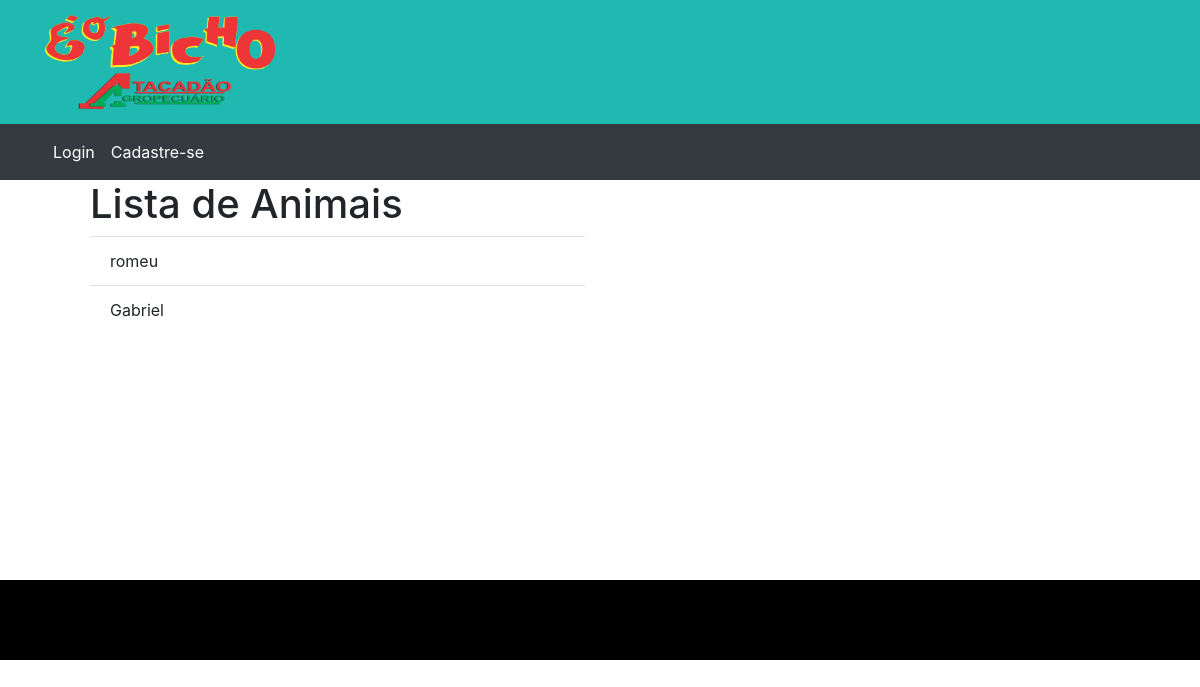
/list, run on an earlier commit of the app's database.
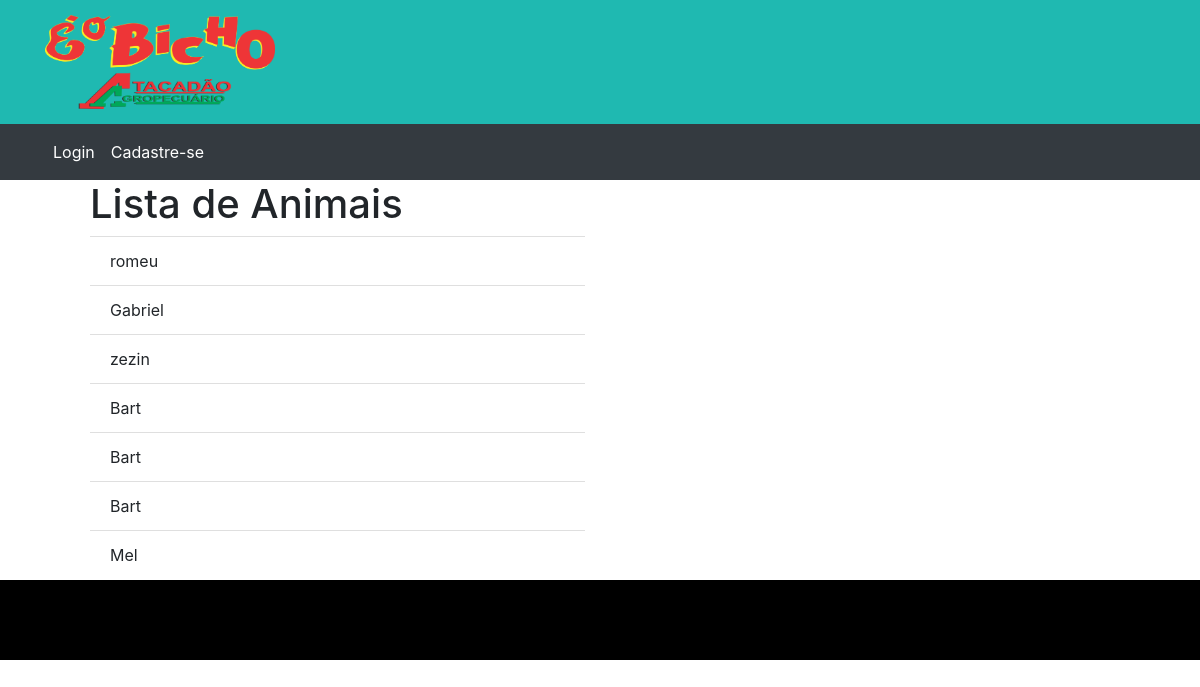
And on a later commit of the database.
### pet/models.py (models this page shows, shortened)
class formPet(models.Model):
	nome = models.CharField(max_length=150)
	apelido = models.CharField(max_length=30)
	aniversario = models.DateTimeField(blank=True, null=True)
	idade = models.IntegerField()
	peso = models.IntegerField()
	tamanho = models.IntegerField()
	especie = models.CharField(max_length=3, choices=ESPECIE_CHOICES)
	racaCachorro = models.CharField(max_length=3, choices=RACA_CACHORRO)
	temperamento = models.CharField(max_length=3, choices=TEMPERAMENTO_CHOICES)
	pelagem = models.CharField(max_length=2, choices=PELAGEM_CHOICES)
	coloracao = models.CharField(max_length=10, choices=COLORACAO_CHOICES)
	tamanho = models.IntegerField()
	caracteristicas = models.CharField(max_length=200)

### pet/views.py (the view)
# urls.py: path('list', views.listPet.as_view(), name="lista_pets"),
class listPet(ListView):
    model = formPet
    queryset = formPet.objects.all()

### pet/templates/pet/formpet_list.html (shortened to what this page needs)
{% extends 'base.html' %}
{% block content %}
{% load crispy_forms_tags %}
<div class="container">
	<form class="col-lg-6 mb-3">
		<h1 class="">Lista de Animais</h1>
	        <ul class="list-group list-group-flush">
	            {% for pet in object_list %}
	            <li class="list-group-item">{{ pet.nome }}</li>
	            {% endfor %}
	        </ul>
	</form>
</div>
{% endblock %}

### pet/templates/base.html (shortened to what this page needs)
<!doctype html>
{% load static %}
<html lang="pt-br">
<head>
    <link rel="stylesheet" href="http://yui.yahooapis.com/pure/0.3.0/pure-min.css">
    <link rel="stylesheet" href="{% static 'css/style.css' %}" />
    <link rel="stylesheet" href="{% static 'css/bootstrap.min.css'%}">
</head>
<body>
    <header id="wrap-header">
      <div class="container">
        <a href="{% url 'pet:formulario' %}"><img class="card-img-top" alt="logo" src="{% static 'img/logo.png'%}"></a>
      </div>
          {% if user.is_authenticated %}
          <nav class="navbar navbar-expand-lg navbar-light bg-light navbar-dark bg-dark">
            <div class="container">
              <div class="collapse navbar-collapse" id="navbarNavAltMarkup">
                <div class="navbar-nav">
                  <a class="nav-item nav-link active" href="{% url 'pet:formulario' %}">Informações do Pet</a>
                  <a class="nav-item nav-link active" href="{% url 'pet:InspecaoPet' %}">Inspeção Física</a>
                  <a class="nav-item nav-link active"href="{% url 'pet:lista_pets' %}">Animais</a>
                  <a class="nav-item nav-link active" href="{% url 'admin:logout'%}">Sair</a>
                </div>
              </div>
            </div>
          </nav>
          {% else %}
          <nav class="navbar navbar-expand-lg navbar-light bg-light navbar-dark bg-dark">
            <div class="container">
              <div class="collapse navbar-collapse" id="navbarNavAltMarkup">
                <div class="navbar-nav">
                  <a class="nav-item nav-link active" href="{% url 'admin:index' %}">Login</a>
                  <a class="nav-item nav-link active" href="#">Cadastre-se</a>
                </div>
              </div>
            </div>
          </nav>
        {% endif %}
    </header>
    <main id="wrap-main">
      {% block content %}
      {% endblock content %}
    </main>
    <footer id="wrap-footer">
    </footer>
</body>
</html>

### pet/static/css/style.css (style rules this page uses)
* { margin: 0px; padding: 0px; }
#wrap-header { width: 100%; min-height: 100px; background: #1fb9b1; color: white; }
#wrap-header img { display: block; width: 230px; padding: 15px 0; }
#wrap-main { width: 90%; min-height: 400px; margin: 0 auto; }
#wrap-footer { width: 100%; min-height: 80px; background: black; color: white; }

What changed in the data, as far as the page shows it:
added formPet: nome "zezin"
added formPet: nome "Bart"
added formPet: nome "Bart"
added formPet: nome "Bart"
added formPet: nome "Mel"
